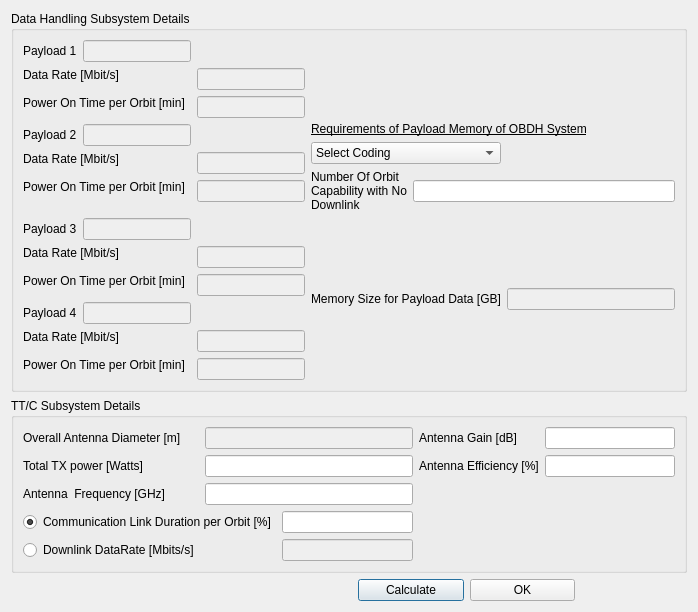
<?xml version="1.0" encoding="UTF-8"?>
<ui version="4.0">
 <class>DataComm</class>
 <widget class="QDialog" name="DataComm">
  <property name="geometry">
   <rect>
    <x>0</x>
    <y>0</y>
    <width>686</width>
    <height>574</height>
   </rect>
  </property>
  <property name="sizePolicy">
   <sizepolicy hsizetype="Fixed" vsizetype="Fixed">
    <horstretch>0</horstretch>
    <verstretch>0</verstretch>
   </sizepolicy>
  </property>
  <property name="windowTitle">
   <string>Dialog</string>
  </property>
  <layout class="QGridLayout" name="gridLayout_3">
   <item row="0" column="0" colspan="4">
    <widget class="QGroupBox" name="groupBox">
     <property name="sizePolicy">
      <sizepolicy hsizetype="MinimumExpanding" vsizetype="Fixed">
       <horstretch>0</horstretch>
       <verstretch>0</verstretch>
      </sizepolicy>
     </property>
     <property name="title">
      <string>Data Handling Subsystem Details</string>
     </property>
     <layout class="QGridLayout" name="gridLayout">
      <item row="0" column="0" rowspan="4">
       <layout class="QFormLayout" name="formLayout_8">
        <item row="0" column="0">
         <layout class="QFormLayout" name="formLayout">
          <item row="0" column="0">
           <widget class="QLabel" name="label_3">
            <property name="text">
             <string>Payload 1</string>
            </property>
           </widget>
          </item>
          <item row="0" column="1">
           <widget class="QLineEdit" name="DataHandlingPayload1NameLineEdit">
            <property name="enabled">
             <bool>false</bool>
            </property>
           </widget>
          </item>
         </layout>
        </item>
        <item row="0" column="1">
         <spacer name="horizontalSpacer">
          <property name="orientation">
           <enum>Qt::Horizontal</enum>
          </property>
          <property name="sizeHint" stdset="0">
           <size>
            <width>40</width>
            <height>20</height>
           </size>
          </property>
         </spacer>
        </item>
        <item row="1" column="0">
         <widget class="QLabel" name="label_26">
          <property name="sizePolicy">
           <sizepolicy hsizetype="Fixed" vsizetype="Fixed">
            <horstretch>0</horstretch>
            <verstretch>0</verstretch>
           </sizepolicy>
          </property>
          <property name="text">
           <string>Data Rate [Mbit/s]</string>
          </property>
          <property name="indent">
           <number>0</number>
          </property>
         </widget>
        </item>
        <item row="1" column="1">
         <widget class="QLineEdit" name="DataHandlingPayload1DataRateLineEdit">
          <property name="enabled">
           <bool>false</bool>
          </property>
          <property name="alignment">
           <set>Qt::AlignRight|Qt::AlignTrailing|Qt::AlignVCenter</set>
          </property>
         </widget>
        </item>
        <item row="2" column="0">
         <widget class="QLabel" name="label_30">
          <property name="sizePolicy">
           <sizepolicy hsizetype="Fixed" vsizetype="Fixed">
            <horstretch>0</horstretch>
            <verstretch>0</verstretch>
           </sizepolicy>
          </property>
          <property name="text">
           <string>Power On Time per Orbit [min]</string>
          </property>
          <property name="indent">
           <number>0</number>
          </property>
         </widget>
        </item>
        <item row="2" column="1">
         <widget class="QLineEdit" name="DataHandlingPayload1PowerOnPerOrbitLineEdit">
          <property name="enabled">
           <bool>false</bool>
          </property>
          <property name="alignment">
           <set>Qt::AlignRight|Qt::AlignTrailing|Qt::AlignVCenter</set>
          </property>
         </widget>
        </item>
        <item row="3" column="0">
         <layout class="QFormLayout" name="formLayout_2">
          <item row="0" column="0">
           <widget class="QLabel" name="label_4">
            <property name="text">
             <string>Payload 2</string>
            </property>
           </widget>
          </item>
          <item row="0" column="1">
           <widget class="QLineEdit" name="DataHandlingPayload2NameLineEdit">
            <property name="enabled">
             <bool>false</bool>
            </property>
           </widget>
          </item>
         </layout>
        </item>
        <item row="3" column="1">
         <spacer name="horizontalSpacer_2">
          <property name="orientation">
           <enum>Qt::Horizontal</enum>
          </property>
          <property name="sizeHint" stdset="0">
           <size>
            <width>40</width>
            <height>20</height>
           </size>
          </property>
         </spacer>
        </item>
        <item row="4" column="0">
         <widget class="QLabel" name="label_31">
          <property name="sizePolicy">
           <sizepolicy hsizetype="Fixed" vsizetype="Fixed">
            <horstretch>0</horstretch>
            <verstretch>0</verstretch>
           </sizepolicy>
          </property>
          <property name="text">
           <string>Data Rate [Mbit/s]</string>
          </property>
          <property name="indent">
           <number>0</number>
          </property>
         </widget>
        </item>
        <item row="4" column="1">
         <widget class="QLineEdit" name="DataHandlingPayload2DataRateLineEdit">
          <property name="enabled">
           <bool>false</bool>
          </property>
          <property name="alignment">
           <set>Qt::AlignRight|Qt::AlignTrailing|Qt::AlignVCenter</set>
          </property>
         </widget>
        </item>
        <item row="5" column="0">
         <widget class="QLabel" name="label_32">
          <property name="sizePolicy">
           <sizepolicy hsizetype="Fixed" vsizetype="Fixed">
            <horstretch>0</horstretch>
            <verstretch>0</verstretch>
           </sizepolicy>
          </property>
          <property name="text">
           <string>Power On Time per Orbit [min]</string>
          </property>
          <property name="indent">
           <number>0</number>
          </property>
         </widget>
        </item>
        <item row="5" column="1">
         <widget class="QLineEdit" name="DataHandlingPayload2PowerOnPerOrbitLineEdit">
          <property name="enabled">
           <bool>false</bool>
          </property>
          <property name="alignment">
           <set>Qt::AlignRight|Qt::AlignTrailing|Qt::AlignVCenter</set>
          </property>
         </widget>
        </item>
       </layout>
      </item>
      <item row="0" column="1" colspan="2">
       <spacer name="verticalSpacer_2">
        <property name="orientation">
         <enum>Qt::Vertical</enum>
        </property>
        <property name="sizeHint" stdset="0">
         <size>
          <width>20</width>
          <height>76</height>
         </size>
        </property>
       </spacer>
      </item>
      <item row="1" column="1" colspan="3">
       <widget class="QLabel" name="label_2">
        <property name="font">
         <font>
          <italic>false</italic>
          <underline>true</underline>
         </font>
        </property>
        <property name="text">
         <string>Requirements of Payload Memory of OBDH System</string>
        </property>
       </widget>
      </item>
      <item row="2" column="1" colspan="2">
       <widget class="QComboBox" name="CodingTypeComboBox">
        <item>
         <property name="text">
          <string>Select Coding</string>
         </property>
        </item>
        <item>
         <property name="text">
          <string>No Coding</string>
         </property>
        </item>
        <item>
         <property name="text">
          <string>EDAC</string>
         </property>
        </item>
       </widget>
      </item>
      <item row="3" column="1">
       <widget class="QLabel" name="label">
        <property name="text">
         <string>Number Of Orbit Capability with No Downlink</string>
        </property>
        <property name="wordWrap">
         <bool>true</bool>
        </property>
       </widget>
      </item>
      <item row="3" column="2" colspan="2">
       <widget class="QLineEdit" name="NumberOfOrbitWithNoLinkLineEdit">
        <property name="alignment">
         <set>Qt::AlignRight|Qt::AlignTrailing|Qt::AlignVCenter</set>
        </property>
       </widget>
      </item>
      <item row="4" column="0">
       <layout class="QFormLayout" name="formLayout_9">
        <item row="0" column="0">
         <layout class="QFormLayout" name="formLayout_3">
          <item row="0" column="0">
           <widget class="QLabel" name="label_5">
            <property name="text">
             <string>Payload 3</string>
            </property>
           </widget>
          </item>
          <item row="0" column="1">
           <widget class="QLineEdit" name="DataHandlingPayload3NameLineEdit">
            <property name="enabled">
             <bool>false</bool>
            </property>
           </widget>
          </item>
         </layout>
        </item>
        <item row="0" column="1">
         <spacer name="horizontalSpacer_3">
          <property name="orientation">
           <enum>Qt::Horizontal</enum>
          </property>
          <property name="sizeHint" stdset="0">
           <size>
            <width>40</width>
            <height>20</height>
           </size>
          </property>
         </spacer>
        </item>
        <item row="1" column="0">
         <widget class="QLabel" name="label_27">
          <property name="sizePolicy">
           <sizepolicy hsizetype="Fixed" vsizetype="Fixed">
            <horstretch>0</horstretch>
            <verstretch>0</verstretch>
           </sizepolicy>
          </property>
          <property name="text">
           <string>Data Rate [Mbit/s]</string>
          </property>
          <property name="indent">
           <number>0</number>
          </property>
         </widget>
        </item>
        <item row="1" column="1">
         <widget class="QLineEdit" name="DataHandlingPayload3DataRateLineEdit">
          <property name="enabled">
           <bool>false</bool>
          </property>
          <property name="alignment">
           <set>Qt::AlignRight|Qt::AlignTrailing|Qt::AlignVCenter</set>
          </property>
         </widget>
        </item>
        <item row="2" column="0">
         <widget class="QLabel" name="label_33">
          <property name="sizePolicy">
           <sizepolicy hsizetype="Fixed" vsizetype="Fixed">
            <horstretch>0</horstretch>
            <verstretch>0</verstretch>
           </sizepolicy>
          </property>
          <property name="text">
           <string>Power On Time per Orbit [min]</string>
          </property>
          <property name="indent">
           <number>0</number>
          </property>
         </widget>
        </item>
        <item row="2" column="1">
         <widget class="QLineEdit" name="DataHandlingPayload3PowerOnPerOrbitLineEdit">
          <property name="enabled">
           <bool>false</bool>
          </property>
          <property name="alignment">
           <set>Qt::AlignRight|Qt::AlignTrailing|Qt::AlignVCenter</set>
          </property>
         </widget>
        </item>
        <item row="3" column="0">
         <layout class="QFormLayout" name="formLayout_7">
          <item row="0" column="0">
           <widget class="QLabel" name="label_6">
            <property name="text">
             <string>Payload 4</string>
            </property>
           </widget>
          </item>
          <item row="0" column="1">
           <widget class="QLineEdit" name="DataHandlingPayload4NameLineEdit">
            <property name="enabled">
             <bool>false</bool>
            </property>
           </widget>
          </item>
         </layout>
        </item>
        <item row="3" column="1">
         <spacer name="horizontalSpacer_4">
          <property name="orientation">
           <enum>Qt::Horizontal</enum>
          </property>
          <property name="sizeHint" stdset="0">
           <size>
            <width>40</width>
            <height>20</height>
           </size>
          </property>
         </spacer>
        </item>
        <item row="4" column="0">
         <widget class="QLabel" name="label_28">
          <property name="sizePolicy">
           <sizepolicy hsizetype="Fixed" vsizetype="Fixed">
            <horstretch>0</horstretch>
            <verstretch>0</verstretch>
           </sizepolicy>
          </property>
          <property name="text">
           <string>Data Rate [Mbit/s]</string>
          </property>
          <property name="indent">
           <number>0</number>
          </property>
         </widget>
        </item>
        <item row="4" column="1">
         <widget class="QLineEdit" name="DataHandlingPayload4DataRateLineEdit">
          <property name="enabled">
           <bool>false</bool>
          </property>
          <property name="text">
           <string/>
          </property>
          <property name="alignment">
           <set>Qt::AlignRight|Qt::AlignTrailing|Qt::AlignVCenter</set>
          </property>
         </widget>
        </item>
        <item row="5" column="0">
         <widget class="QLabel" name="label_34">
          <property name="sizePolicy">
           <sizepolicy hsizetype="Fixed" vsizetype="Fixed">
            <horstretch>0</horstretch>
            <verstretch>0</verstretch>
           </sizepolicy>
          </property>
          <property name="text">
           <string>Power On Time per Orbit [min]</string>
          </property>
          <property name="indent">
           <number>0</number>
          </property>
         </widget>
        </item>
        <item row="5" column="1">
         <widget class="QLineEdit" name="DataHandlingPayload4PowerOnPerOrbitLineEdit">
          <property name="enabled">
           <bool>false</bool>
          </property>
          <property name="text">
           <string/>
          </property>
          <property name="alignment">
           <set>Qt::AlignRight|Qt::AlignTrailing|Qt::AlignVCenter</set>
          </property>
         </widget>
        </item>
       </layout>
      </item>
      <item row="4" column="1" colspan="2">
       <widget class="QLabel" name="label_23">
        <property name="sizePolicy">
         <sizepolicy hsizetype="Fixed" vsizetype="Fixed">
          <horstretch>0</horstretch>
          <verstretch>0</verstretch>
         </sizepolicy>
        </property>
        <property name="text">
         <string>Memory Size for Payload Data [GB]</string>
        </property>
        <property name="indent">
         <number>0</number>
        </property>
       </widget>
      </item>
      <item row="4" column="3">
       <widget class="QLineEdit" name="DataHandlingMemorySizeLineEdit">
        <property name="enabled">
         <bool>false</bool>
        </property>
        <property name="alignment">
         <set>Qt::AlignRight|Qt::AlignTrailing|Qt::AlignVCenter</set>
        </property>
       </widget>
      </item>
     </layout>
    </widget>
   </item>
   <item row="1" column="0" colspan="4">
    <widget class="QGroupBox" name="groupBox_2">
     <property name="title">
      <string>TT/C Subsystem Details</string>
     </property>
     <layout class="QGridLayout" name="gridLayout_2">
      <item row="0" column="0">
       <widget class="QLabel" name="label_29">
        <property name="sizePolicy">
         <sizepolicy hsizetype="Fixed" vsizetype="Fixed">
          <horstretch>0</horstretch>
          <verstretch>0</verstretch>
         </sizepolicy>
        </property>
        <property name="text">
         <string>Overall Antenna Diameter [m]</string>
        </property>
        <property name="indent">
         <number>0</number>
        </property>
       </widget>
      </item>
      <item row="0" column="1" colspan="2">
       <widget class="QLineEdit" name="TTCAntennaDiameterLineEdit">
        <property name="enabled">
         <bool>false</bool>
        </property>
        <property name="text">
         <string/>
        </property>
        <property name="alignment">
         <set>Qt::AlignRight|Qt::AlignTrailing|Qt::AlignVCenter</set>
        </property>
       </widget>
      </item>
      <item row="0" column="3">
       <widget class="QLabel" name="label_7">
        <property name="text">
         <string>Antenna Gain [dB]</string>
        </property>
       </widget>
      </item>
      <item row="0" column="4">
       <widget class="QLineEdit" name="TTCAntennaGainLineEdit">
        <property name="alignment">
         <set>Qt::AlignRight|Qt::AlignTrailing|Qt::AlignVCenter</set>
        </property>
       </widget>
      </item>
      <item row="1" column="0">
       <widget class="QLabel" name="label_24">
        <property name="sizePolicy">
         <sizepolicy hsizetype="Fixed" vsizetype="Fixed">
          <horstretch>0</horstretch>
          <verstretch>0</verstretch>
         </sizepolicy>
        </property>
        <property name="text">
         <string>Total TX power [Watts]</string>
        </property>
        <property name="indent">
         <number>0</number>
        </property>
       </widget>
      </item>
      <item row="1" column="1" colspan="2">
       <widget class="QLineEdit" name="TTC_TXPowerLineEdit">
        <property name="enabled">
         <bool>true</bool>
        </property>
        <property name="alignment">
         <set>Qt::AlignRight|Qt::AlignTrailing|Qt::AlignVCenter</set>
        </property>
       </widget>
      </item>
      <item row="1" column="3">
       <widget class="QLabel" name="label_9">
        <property name="text">
         <string>Antenna Efficiency [%]</string>
        </property>
       </widget>
      </item>
      <item row="1" column="4">
       <widget class="QLineEdit" name="TTCAntennaEfficiencyLineEdit">
        <property name="alignment">
         <set>Qt::AlignRight|Qt::AlignTrailing|Qt::AlignVCenter</set>
        </property>
       </widget>
      </item>
      <item row="2" column="0">
       <widget class="QLabel" name="label_8">
        <property name="text">
         <string>Antenna  Frequency [GHz]</string>
        </property>
       </widget>
      </item>
      <item row="2" column="1" colspan="2">
       <widget class="QLineEdit" name="TTCAntennaFrequencyLineEdit">
        <property name="alignment">
         <set>Qt::AlignRight|Qt::AlignTrailing|Qt::AlignVCenter</set>
        </property>
       </widget>
      </item>
      <item row="3" column="0" colspan="2">
       <widget class="QRadioButton" name="radioButton_2">
        <property name="enabled">
         <bool>true</bool>
        </property>
        <property name="text">
         <string>Communication Link Duration per Orbit [%]</string>
        </property>
        <property name="checked">
         <bool>true</bool>
        </property>
       </widget>
      </item>
      <item row="3" column="2">
       <widget class="QLineEdit" name="TTCLinkDurationLineEdit">
        <property name="alignment">
         <set>Qt::AlignRight|Qt::AlignTrailing|Qt::AlignVCenter</set>
        </property>
       </widget>
      </item>
      <item row="4" column="0">
       <widget class="QRadioButton" name="radioButton">
        <property name="text">
         <string>Downlink DataRate [Mbits/s]</string>
        </property>
       </widget>
      </item>
      <item row="4" column="2">
       <widget class="QLineEdit" name="TTCLinkDataRateLineEdit">
        <property name="enabled">
         <bool>false</bool>
        </property>
        <property name="alignment">
         <set>Qt::AlignRight|Qt::AlignTrailing|Qt::AlignVCenter</set>
        </property>
       </widget>
      </item>
     </layout>
    </widget>
   </item>
   <item row="2" column="0">
    <spacer name="horizontalSpacer_5">
     <property name="orientation">
      <enum>Qt::Horizontal</enum>
     </property>
     <property name="sizeType">
      <enum>QSizePolicy::Fixed</enum>
     </property>
     <property name="sizeHint" stdset="0">
      <size>
       <width>341</width>
       <height>20</height>
      </size>
     </property>
    </spacer>
   </item>
   <item row="2" column="1">
    <widget class="QPushButton" name="DataCommCalculatePushButton">
     <property name="text">
      <string>Calculate</string>
     </property>
    </widget>
   </item>
   <item row="2" column="2">
    <widget class="QPushButton" name="DataCommSavePushButton">
     <property name="text">
      <string>OK</string>
     </property>
    </widget>
   </item>
  </layout>
 </widget>
 <resources/>
 <connections>
  <connection>
   <sender>radioButton_2</sender>
   <signal>toggled(bool)</signal>
   <receiver>TTCLinkDurationLineEdit</receiver>
   <slot>setEnabled(bool)</slot>
   <hints>
    <hint type="sourcelabel">
     <x>120</x>
     <y>472</y>
    </hint>
    <hint type="destinationlabel">
     <x>256</x>
     <y>468</y>
    </hint>
   </hints>
  </connection>
  <connection>
   <sender>radioButton</sender>
   <signal>toggled(bool)</signal>
   <receiver>TTCLinkDataRateLineEdit</receiver>
   <slot>setEnabled(bool)</slot>
   <hints>
    <hint type="sourcelabel">
     <x>163</x>
     <y>489</y>
    </hint>
    <hint type="destinationlabel">
     <x>273</x>
     <y>491</y>
    </hint>
   </hints>
  </connection>
 </connections>
</ui>
